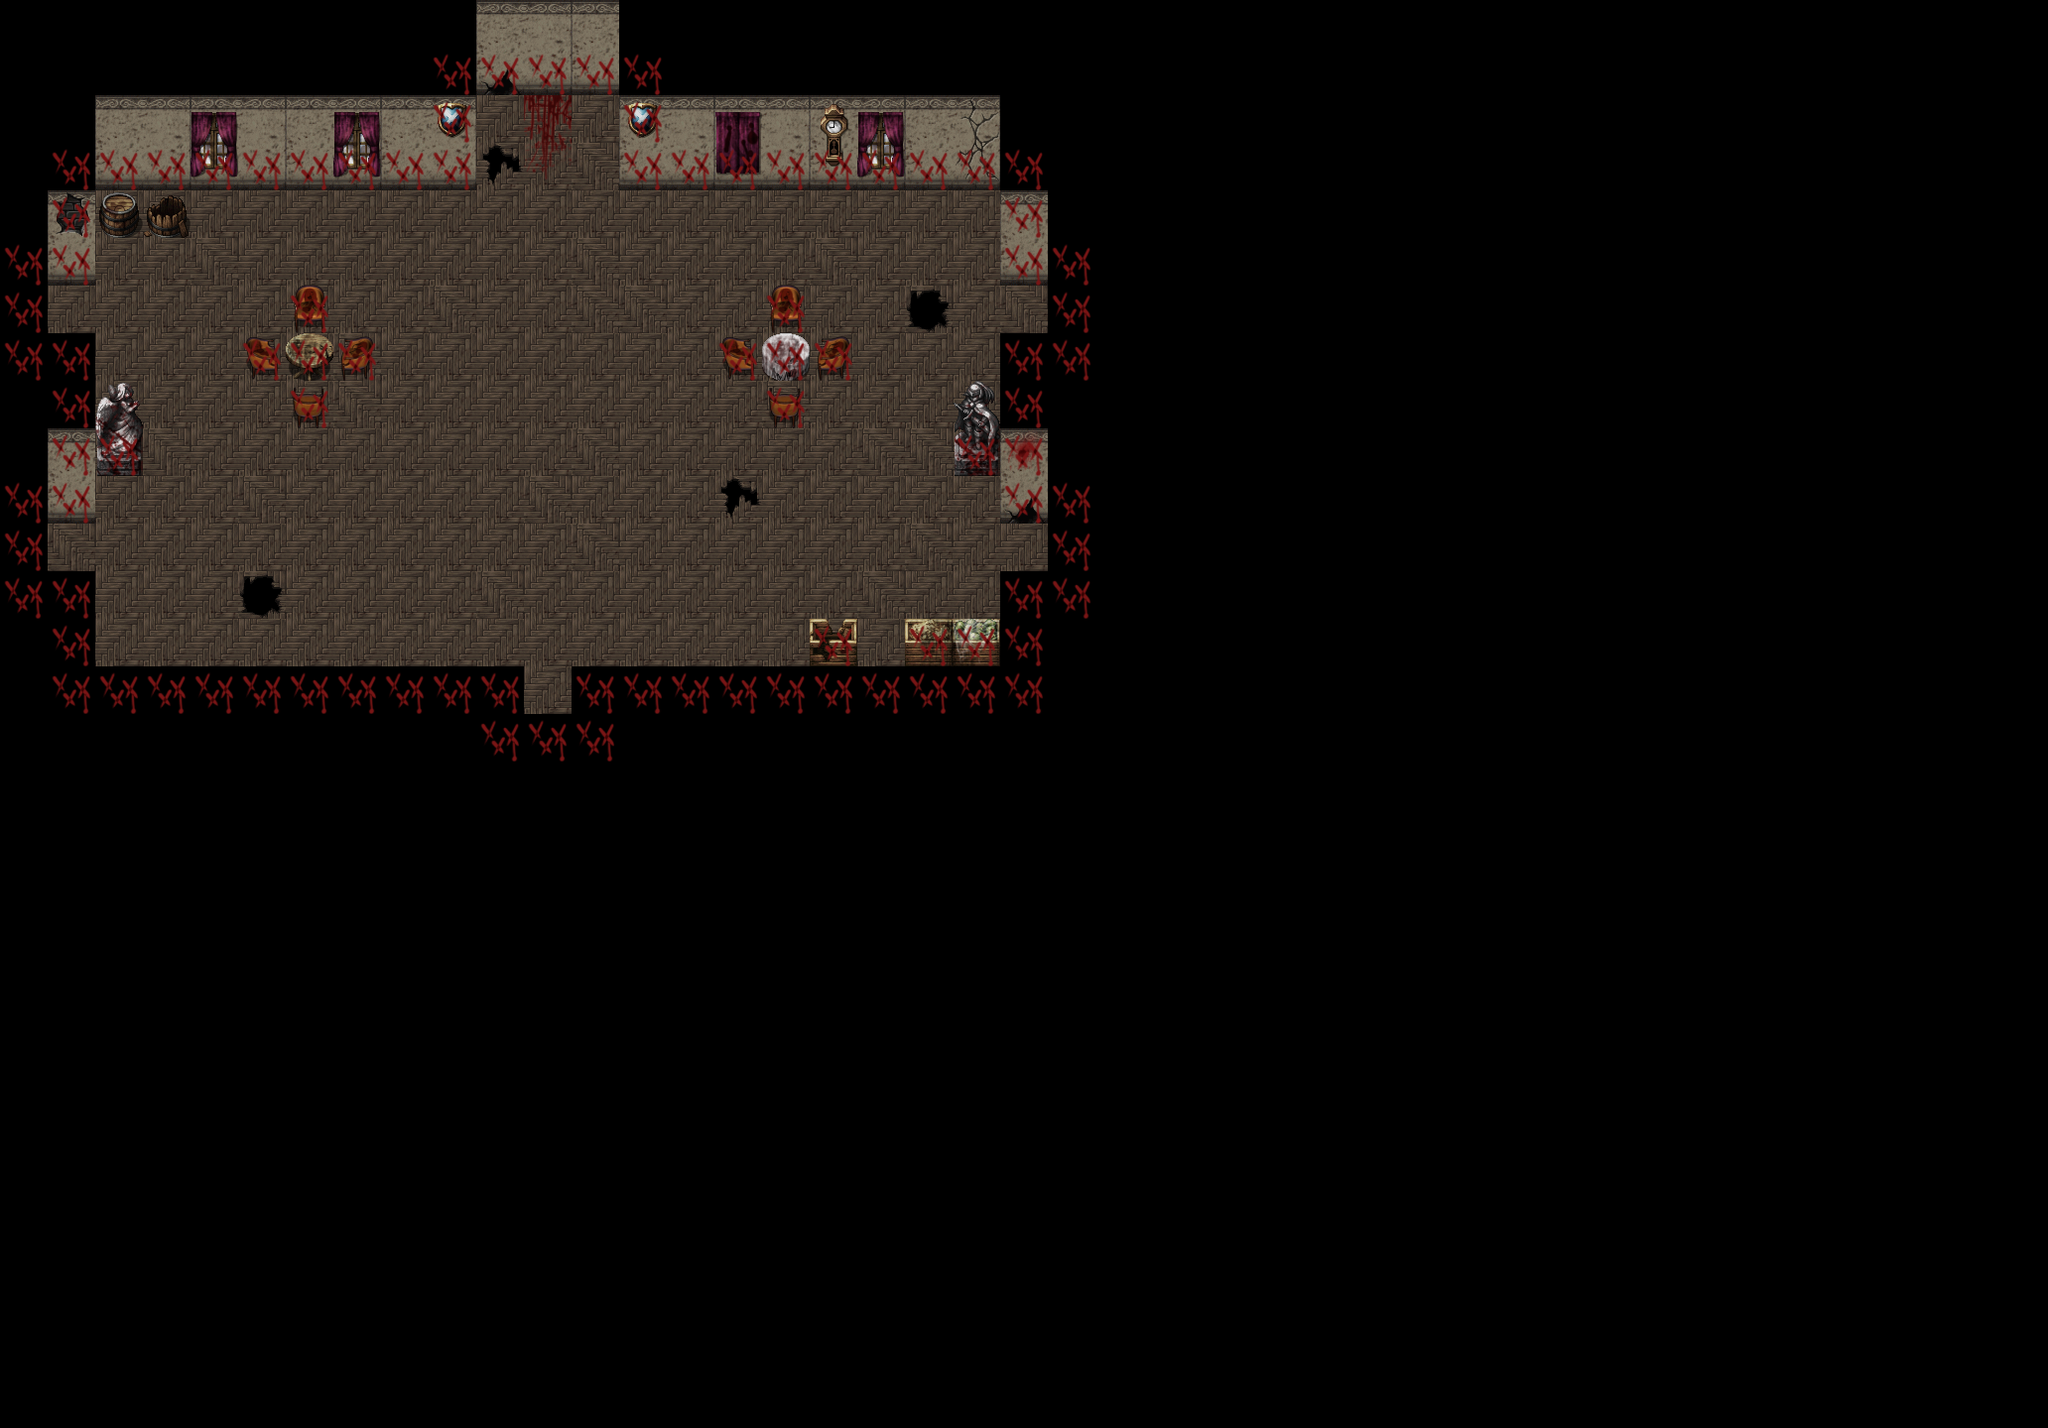

This is a level from a 2D game, rendered from its Tiled map with the project's own tilesets. A one-line summary and the map file follow, with tile-layer data summarised:
An orthogonal 43x30 tile map with 48x48 px tiles, 3 tile layers (Architecture, Props, Collision), 4 tilesets.

<map version="1.10" tiledversion="1.10.2" orientation="orthogonal" renderorder="right-down" width="43" height="30" tilewidth="48" tileheight="48" infinite="0" nextlayerid="4" nextobjectid="1">
 <editorsettings>
  <export target="../config/02_hub.json" format="json" />
 </editorsettings>
 <tileset firstgid="1" source="walls.tsx" />
 <tileset firstgid="241" source="floors.tsx" />
 <tileset firstgid="369" source="props_1.tsx" />
 <tileset firstgid="625" source="props_2.tsx" />
 <layer id="1" name="Architecture" width="43" height="30">
  <data>[1290 cells, 247 non-empty, 8 distinct tile ids]</data>
 </layer>
 <layer id="2" name="Props" width="43" height="30">
  <data>[1290 cells, 39 non-empty, 29 distinct tile ids]</data>
 </layer>
 <layer id="3" name="Collision" width="43" height="30">
  <data>[1290 cells, 91 non-empty, 1 distinct tile ids]</data>
 </layer>
</map>
